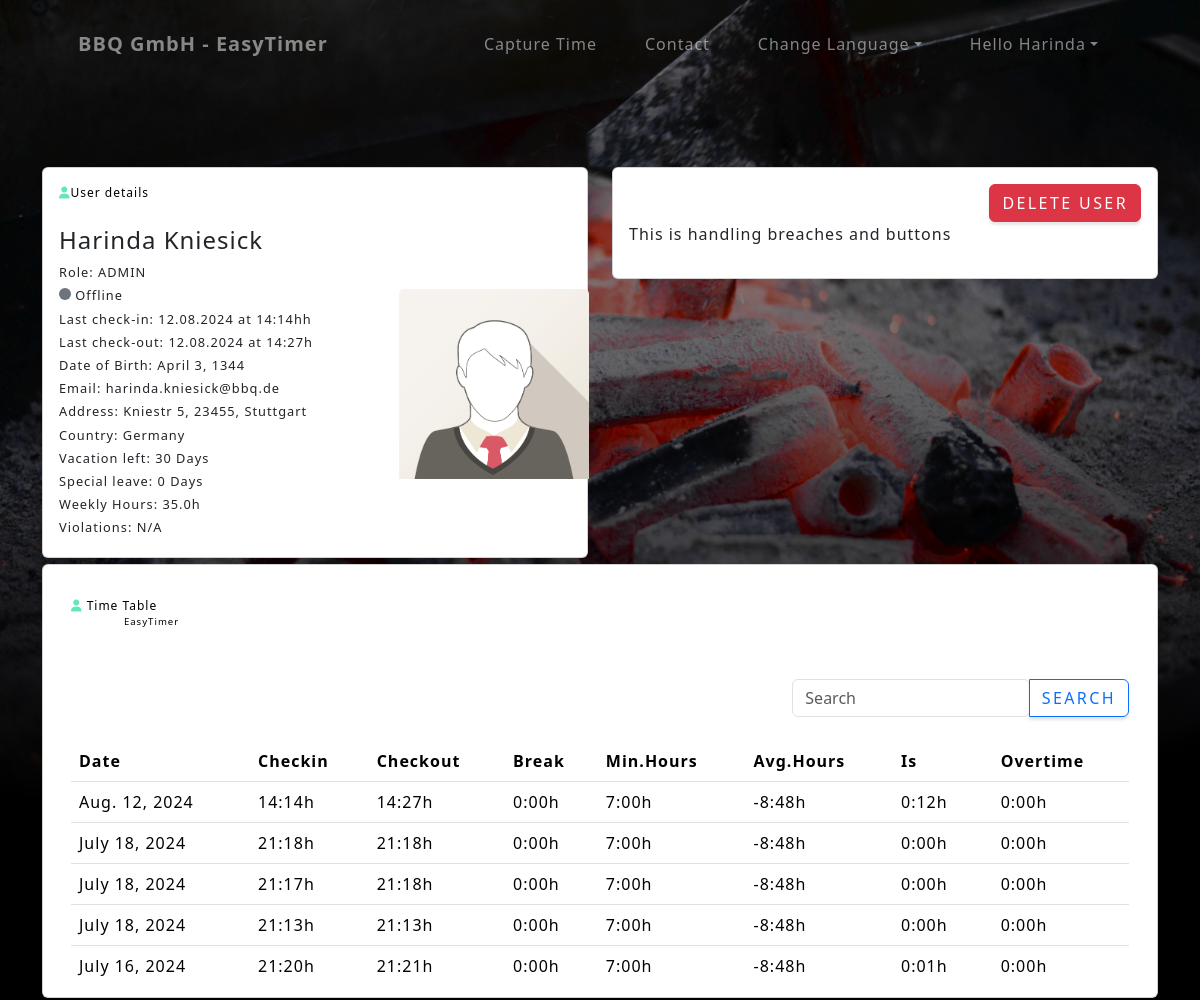
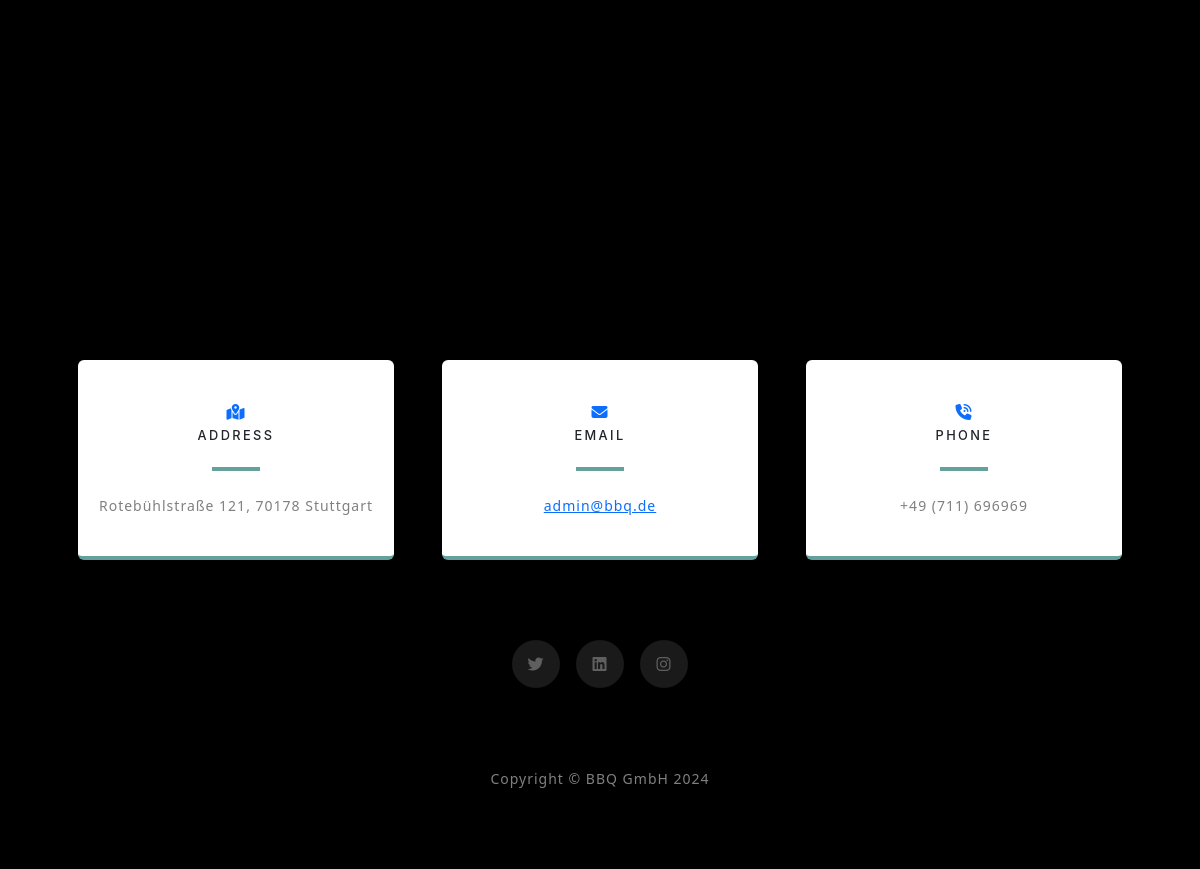
Page /userDetail/3/ (signed in) on the committed database (2 pictures, top to bottom).
### bbq_gmbh_app/models.py (models this page shows, shortened)
class Mitarbeiter(AbstractUser):
    ROLE_CHOICES = [
        ('User', 'User'),
        ('Hr', 'HR'),
        ('Admin', 'Admin'),
    ]
    WOCHENARBEITSZEIT_CHOICES = [
        (timedelta(hours=40), '40:00'),
        (timedelta(hours=35), '35:00'),
        (timedelta(hours=30), '30:00'),
    ]
    username = None
    email = models.EmailField(_('email address'), unique=True)
    role = models.CharField(max_length=20, choices=ROLE_CHOICES, blank=True, null=True)
    must_change_password = models.BooleanField(default=True)
    birthday = models.DateField(null=True, blank=True)
    first_name = models.CharField(max_length=30, blank=True, null=True)
    last_name = models.CharField(max_length=30, blank=True, null=True)
    gender = models.CharField(max_length=1, choices=[('M', 'Male'), ('F', 'Female'), ('O', 'Other')], blank=True, null=True)
    adresse = models.ForeignKey('Adresse', on_delete=models.PROTECT, null=True, blank=True)
    wochenarbeitszeit = models.DurationField(choices=WOCHENARBEITSZEIT_CHOICES, blank=True, null=True)
    USERNAME_FIELD = 'email'
    REQUIRED_FIELDS = []
    objects = MitarbeiterManager()

class Arbeitsstunden(models.Model):
    PAUSE_CHOICES = [
    (timedelta(hours=1), '1:00'),
    (timedelta(minutes=45), '0:45'),
    (timedelta(minutes=30), '0:30'),
    (timedelta(minutes=15), '0:15'),
    (timedelta(minutes=0), '0:00'),
    ]
    mitarbeiter = models.ForeignKey(Mitarbeiter, on_delete=models.CASCADE)
    datum = models.DateField(blank=True, null=True)
    beginn = models.TimeField(blank=True, null=True)
    ende = models.TimeField(blank=True, null=True)
    status = models.BooleanField(default=False)
    pause = models.DurationField(choices=PAUSE_CHOICES, default=timedelta(hours=1))
    arbeitszeitTag = models.DurationField(default=timedelta())
    minArbeitszeitTag = models.DurationField(default=timedelta())
    maxArbeitszeitTag = models.DurationField(default=timedelta(hours=10))
    averageArbeitszeit = models.DurationField(default=timedelta())
    gleitzeitTag = models.DurationField(default=timedelta())
    ueberstunden = models.DurationField(default=timedelta())
    arbeitszeitGes = models.DurationField(default=timedelta())

class Adresse(models.Model):
    strasse = models.CharField(max_length=100)
    stadt = models.CharField(max_length=100)
    plz = models.CharField(max_length=10)
    land = CountryField(default='DE')

class Urlaub(models.Model):
    URLAUB_CHOICES = [
        (0, '0'),
        (25, '25'),
        (30, '30'),
        (35, '35'),
        (40, '40'),
    ]
    mitarbeiter = models.ForeignKey(Mitarbeiter, on_delete=models.CASCADE)
    vertraglicheUrlaubstage = models.IntegerField(choices=URLAUB_CHOICES, blank=True, null=True)
    sonderurlaub = models.IntegerField(default=0)
    resturlaub = models.IntegerField(default=0)
    beginn = models.DateField(blank=True, null=True)
    ende = models.DateField(blank=True, null=True)
    statusUrlaub = models.BooleanField(default=False)
    genehmigtVon = models.ForeignKey(Mitarbeiter, on_delete=models.PROTECT, related_name='genehmigtVon', null=True, blank=True)

### bbq_gmbh_app/views.py (the view, shortened to what this page needs)
# urls.py: path('userDetail/<int:user_id>/', views.userDetail, name='userDetail'),
def userDetail(request, user_id):
    user = Mitarbeiter.objects.get(id=user_id)
    arbeitsstunden = Arbeitsstunden.objects.filter(mitarbeiter=user)
    urlaub = Urlaub.objects.filter(mitarbeiter=user)
    weekHours = request.user.wochenarbeitszeit.total_seconds() / 3600
    activeStatus = user.is_active
    return render(request, 'bbq_gmbh_app/userDetail.html', {'user': user,
                                                            'arbeitsstunden': arbeitsstunden,
                                                            'urlaub': urlaub,
                                                            'weekHours': weekHours,
                                                            'activeStatus': activeStatus,
                                                            })

### bbq_gmbh_app/templatetags/durationFilters.py (called while the page is built)
@register.filter
def duration(value):
    if value is None:
        return None
    total_seconds = int(value.total_seconds())
    hours, remainder = divmod(total_seconds, 3600)
    minutes, _ = divmod(remainder, 60)
    return '{}:{:02}'.format(hours, minutes)

### bbq_gmbh_app/templates/bbq_gmbh_app/userDetail.html (shortened to what this page needs)
{% extends 'base.html' %}
{% load static %}
{% load i18n %}
{% block content %}
<header class="masthead">
    <div class="container">
        <div class="content_top" >
            <div class="row">
                <div class="col-md-6">
                    <div class="card">
                        <div class="card-body">
                            <div class="header_text">
                                <p class="link"><i class="fa-solid fa-user" style="color: #63E6BE;"></i>{% trans 'userDetailID_1' %}</p>
                            </div>
                            <br>
                            <div class="row">
                                <div class="col-md-8" style="font-size: 0.8rem;">
                                    <h4 class="card-title">{{ user.first_name }} {{ user.last_name }}</h4>
                                    <p class="card-text mb-1">{% trans 'userDetailID_2' %}: {{ user.role|upper }}</p>
                                    {% if user.arbeitsstunden_set.last.status %}
                                        <p class="card-text mb-1" ><span class="dot dot_online"></span> {% trans 'userDetailID_3' %}</p>
                                    {% else %}
                                        <p class="card-text mb-1"><span class="dot bg-secondary"></span> {% trans 'userDetailID_4' %}</p>
                                    {% endif %}
                                    {% if user.arbeitsstunden_set.last.beginn%}
                                        <p class="card-text mb-1">{% trans 'userDetailID_5' %}: {{ user.arbeitsstunden_set.last.datum|date:"d.m.Y" }} {% trans 'userDetailID_6' %} {{ user.arbeitsstunden_set.last.beginn|time:"H:i" }}{% trans 'userDetailID_7' %}h</p>
                                    {% else %}
                                        <p class="card-text mb-1">{% trans 'userDetailID_8' %}</p>
                                    {% endif %}
                                    {% if user.arbeitsstunden_set.last.ende%}
                                        <p class="card-text mb-1">{% trans 'userDetailID_9' %}: {{ user.arbeitsstunden_set.last.datum|date:"d.m.Y" }} {% trans 'userDetailID_10' %} {{ user.arbeitsstunden_set.last.ende|time:"H:i" }}{% trans 'userDetailID_11' %}</p>
                                    {% else %}
                                        <p class="card-text mb-1">{% trans 'userDetailID_12' %}</p>
                                    {% endif %}
                                    <p class="card-text mb-1">{% trans 'userDetailID_13' %}: {{ user.birthday }}</p>
                                    <p class="card-text mb-1">{% trans 'userDetailID_14' %}: {{ user.email }}</p>
                                    <p class="card-text mb-1">{% trans 'userDetailID_15' %}:
                                        {% if user.adresse %}
                                            {{user.adresse.strasse}}, {{user.adresse.plz}}, {{user.adresse.stadt}}
                                        {% else %}
                                        {% trans 'userDetailID_16' %}
                                        {% endif %}
                                    </p>
                                    <p class="card-text mb-1">{% trans 'userDetailID_17' %}: {{ user.adresse.land.name }}</p>
                                    <p class="card-text mb-1">{% trans 'userDetailID_18' %}: {{ user.urlaub_set.last.resturlaub }} {% trans 'userDetailID_19' %}</p>
                                    <p class="card-text mb-1">{% trans 'userDetailID_20' %}: {{ user.urlaub_set.last.sonderurlaub }} {% trans 'userDetailID_21' %}</p>
                                    <p class="card-text mb-1">{% trans 'userDetailID_22' %}: {{ weekHours }}{% trans 'userDetailID_23' %}</p>
                                    {% if violations %}
                                        <p class="card-text mb-1">{% trans 'userDetailID_24' %}: {{ violations }}</p>
                                    {% else %}
                                        <p class="card-text mb-1">{% trans 'userDetailID_25' %}</p>
                                    {% endif %}
                                </div>
                                <div class="col-md-4">
                                    <div style="display: flex; justify-content: center; align-items: center; height: 100%;">
                                        {% if user.gender == 'M' %}
                                            <img class="card-img-top" src="{% static "bbq_gmbh_app/assets/img/img_avatar1.png" %}" alt="Card image" style="width:190px">
                                        {% else %}
                                            <img class="card-img-top" src="{% static "bbq_gmbh_app/assets/img/img_avatar5.png" %}" alt="Card image" style="width:190px">
                                        {% endif %}
                                    </div>
                                </div>
                            </div>
                        </div>
                    </div>
                </div>
                <div class="col-md-6">
                    <div class="card">
                        <div class="card-body">
                            <div class="text-end">
                                <form method="POST" action="">
                                    {% if activeStatus %}
                                    <input type="submit" name="action" class="btn btn-danger" value="{% trans 'userDetailID_39' %}">
                                    {% else %}
                                    <input type="submit" name="action" class="btn btn-success" value="{% trans 'userDetailID_40' %}">
                                    {% endif %}
                                </form>
                            </div>
                            <p>{% trans 'userDetailID_26' %}</p>
                        </div>
                    </div>
                </div>
            </div>
        </div>
        <div class="row" style="padding-top: 0.5%;">
            <div class="col-md-12">
                <div class="card" id="myElement">
                    <div class="card-body">
                        <div class="container mt-3">
                            <div class="header_text">
                                <p class="link"><i class="fa-solid fa-user" style="color: #63E6BE;"></i> {% trans 'userDetailID_27' %}</p>
                                <p class="link">{% trans 'userDetailID_28' %}</p>
                            </div>
                            <div class="row">
                                <div class="col-md-8"></div>
                                    <div class="col-md-4">
                                        <div class="input-group">
                                        <input type="search" class="form-control rounded" placeholder="Search" aria-label="{% trans 'userDetailID_29' %}" aria-describedby="search-addon" />
                                        <button type="button" class="btn btn-outline-primary" data-mdb-ripple-init>{% trans 'userDetailID_30' %}</button>
                                        </div>
                                    </div>
                                </div>
                                <br>
                                <div class="table-responsive" style="max-height: 30vh; overflow: auto;">
                                    <table class="table table-hover">
                                        <thead>
                                        <tr>
                                            <th style="position: sticky; top: 0; background: white;">{% trans 'userDetailID_31' %}</th>
                                            <th style="position: sticky; top: 0; background: white;">{% trans 'userDetailID_32' %}</th>
                                            <th style="position: sticky; top: 0; background: white;">{% trans 'userDetailID_33' %}</th>
                                            <th style="position: sticky; top: 0; background: white;">{% trans 'userDetailID_34' %}</th>
                                            <th style="position: sticky; top: 0; background: white;">{% trans 'userDetailID_35' %}</th>
                                            <th style="position: sticky; top: 0; background: white;">{% trans 'userDetailID_36' %}</th>
                                            <th style="position: sticky; top: 0; background: white;">{% trans 'userDetailID_37' %}</th>
                                            <th style="position: sticky; top: 0; background: white;">{% trans 'userDetailID_38' %}</th>
                                        </tr>
                                        </thead>
                                        <tbody id="table_body">
                                            {% include "bbq_gmbh_app/_timeTable.html" %}
                                        </tbody>
                                    </table>
                                </div>
                            </div>
                        </div>
                    </div>
                </div>
            </div>
        </div>
</header>
{% endblock content %}

### bbq_gmbh_app/templates/bbq_gmbh_app/_navbar.html (shortened to what this page needs)
{% load i18n %}
<nav class="navbar navbar-expand-lg navbar-light fixed-top" id="mainNav">
    <div class="container px-4 px-lg-5">
        <a class="navbar-brand" href="{% url 'home'%}">BBQ GmbH - EasyTimer</a>
        {% if request.user.is_authenticated %}
            <div class="collapse navbar-collapse" id="navbarResponsive">
                <ul class="navbar-nav ms-auto">
                    <li class="nav-item"><a class="nav-link" href="{% url 'home'%}">{% trans 'navbarID_1' %}</a></li>
                    <li class="nav-item"><a class="nav-link" href="#contact">{% trans 'navbarID_2' %}</a></li>
                    <div class="nav-item dropdown">
                        <a class="nav-link dropdown-toggle" href="#" role="button" data-bs-toggle="dropdown" >{% trans 'indexID_2' %}</a>
                    </div>
                    <li class="nav-item dropdown">
                        <a class="nav-link dropdown-toggle" href="#" role="button" data-bs-toggle="dropdown" id="userDropdown">Hello {{ request.user.first_name }}</a>
                    </li>
                </ul>
            </div>
        {% endif %}
    </div>
</nav>

### bbq_gmbh_app/templates/bbq_gmbh_app/_timeTable.html
{% load durationFilters %}
{% load i18n %}
{% if request.user.is_authenticated %}
    {% for user in arbeitsstunden|dictsortreversed:"id" %}
    <tr>
        <td>{{ user.datum }}</td>
        {% if user.beginn %}
            <td>{{ user.beginn|time:"H:i" }}h</td>
        {% else %}
            <td>---</td>
        {% endif %}
        {% if user.ende %}
            <td>{{ user.ende|time:"H:i" }}h</td>
        {% else %}
            <td>---</td>
        {% endif %}
        <td>{{ user.pause|duration }}h</td>
        <td>{{ user.minArbeitszeitTag|duration }}h</td>
        <td>{{ user.averageArbeitszeit|duration }}h</td>
        <td>{{ user.arbeitszeitTag|duration }}h</td>
        <td>{{ user.gleitzeitTag|duration }}h</td>
    </tr>
    {% empty %}
    <tr>
        <td colspan="8">{% trans 'timeTableID_1' %}</td>
    </tr>
    {% endfor %}
{% else %}
    <tr>
        <td colspan="8">{% trans 'timeTableID_2' %}</td>
    </tr>
{% endif %}

### rows in the picture
Mitarbeiter: user.first_name "Harinda", first_name "Harinda", last_name "Kniesick", role "ADMIN", arbeitsstunden_set.last.datum "12.08.2024", arbeitsstunden_set.last.beginn "14:14", arbeitsstunden_set.last.ende "14:27", birthday "April 3, 1344", email "harinda.kniesick@bbq.de", adresse.strasse "Kniestr 5", adresse.plz "23455", adresse.stadt "Stuttgart", adresse.land.name "Germany", urlaub_set.last.resturlaub "30", urlaub_set.last.sonderurlaub "0"
Arbeitsstunden: datum "Aug. 12, 2024", beginn "14:14", ende "14:27", pause|duration "0:00", minArbeitszeitTag|duration "7:00", averageArbeitszeit|duration "-8:48", arbeitszeitTag|duration "0:12", gleitzeitTag|duration "0:00"
Arbeitsstunden: datum "July 18, 2024", beginn "21:18", ende "21:18", pause|duration "0:00", minArbeitszeitTag|duration "7:00", averageArbeitszeit|duration "-8:48", arbeitszeitTag|duration "0:00", gleitzeitTag|duration "0:00"
Arbeitsstunden: datum "July 18, 2024", beginn "21:17", ende "21:18", pause|duration "0:00", minArbeitszeitTag|duration "7:00", averageArbeitszeit|duration "-8:48", arbeitszeitTag|duration "0:00", gleitzeitTag|duration "0:00"
Arbeitsstunden: datum "July 18, 2024", beginn "21:13", ende "21:13", pause|duration "0:00", minArbeitszeitTag|duration "7:00", averageArbeitszeit|duration "-8:48", arbeitszeitTag|duration "0:00", gleitzeitTag|duration "0:00"
Arbeitsstunden: datum "July 16, 2024", beginn "21:20", ende "21:21", pause|duration "0:00", minArbeitszeitTag|duration "7:00", averageArbeitszeit|duration "-8:48", arbeitszeitTag|duration "0:01", gleitzeitTag|duration "0:00"

### other values in the picture
{{ weekHours }} "35.0"
